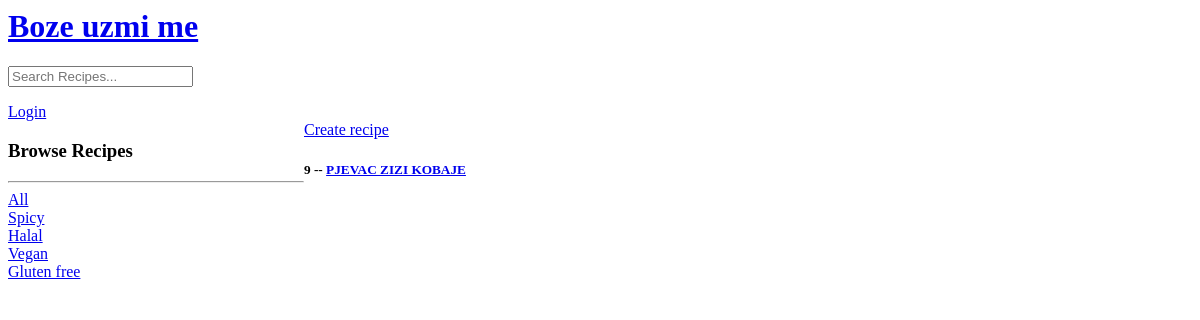
Before: / with the older database file.
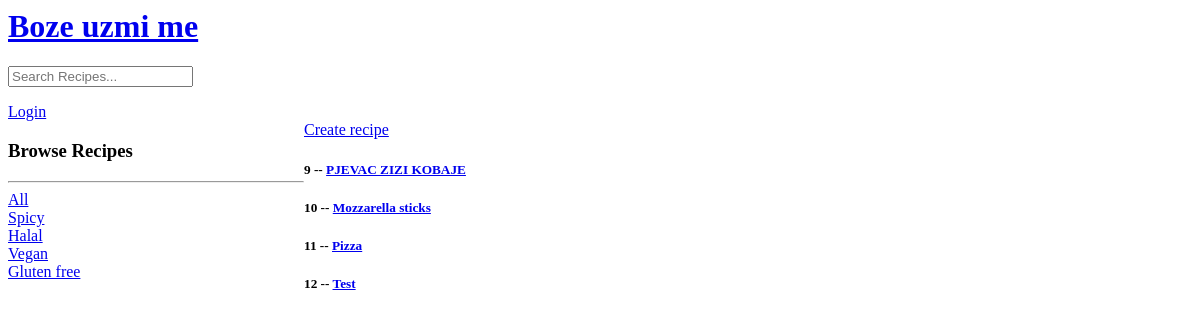
After: the same page with the newer database file.
### base/models.py (models this page shows, shortened)
class Recipe_Type(models.Model):
    name = models.TextField(max_length=200)

class Recipe(models.Model):
    user = models.ForeignKey(
        User, on_delete=models.SET_NULL, default='', null=True)
    name = models.CharField(max_length=200)
    recipe_type = models.ForeignKey(
        Recipe_Type, on_delete=models.SET_NULL,  null=True)
    description = models.TextField(null=True, blank=True)
    updated = models.DateTimeField(auto_now=True)
    created = models.DateTimeField(auto_now_add=True)
    recipe_image = models.ImageField(
        null=True, blank=True, upload_to="images/")

### base/views.py (the view)
# urls.py: 2. Add a URL to urlpatterns:  path('', views.home, name='home')
def home(request):
    q = request.GET.get('q') if request.GET.get('q') != None else ''
    recipes = Recipe.objects.filter(recipe_type__name__icontains=q)
    recipe_types = Recipe_Type.objects.all()
    context = {'recipes': recipes, 'recipe_types': recipe_types}
    return render(request, 'base/home.html', context)

### base/templates/base/home.html (shortened to what this page needs)
{% extends 'main.html' %}
{% block content %}
<div class="home-container">
    <div>
        <h3>Browse Recipes</h3>
        <hr>
        <div>
            <a href="{% url 'home' %}">All</a>
              </div>
        {% for recipe_type in recipe_types %}
          <div>
        <a href="{% url 'home' %}?q={{recipe_type.name}}">{{recipe_type.name}}</a>
          </div>
        {% endfor %}
    </div>
    <div>
        <a href="{% url 'create-recipe'  %}">Create recipe</a>
        <div>
         {% for recipe in recipes %}
         <div>
             <h5>{{recipe.id}} -- <a href="/recipe/{{recipe.id}}"> {{recipe.name}}</a></h5>
         </div>
         {% endfor %}
        </div>
    </div>
</div>
{% endblock content %}

Changed rows visible on the page:
added Recipe: id "10", name "Mozzarella sticks"
added Recipe: id "11", name "Pizza"
added Recipe: id "12", name "Test"
